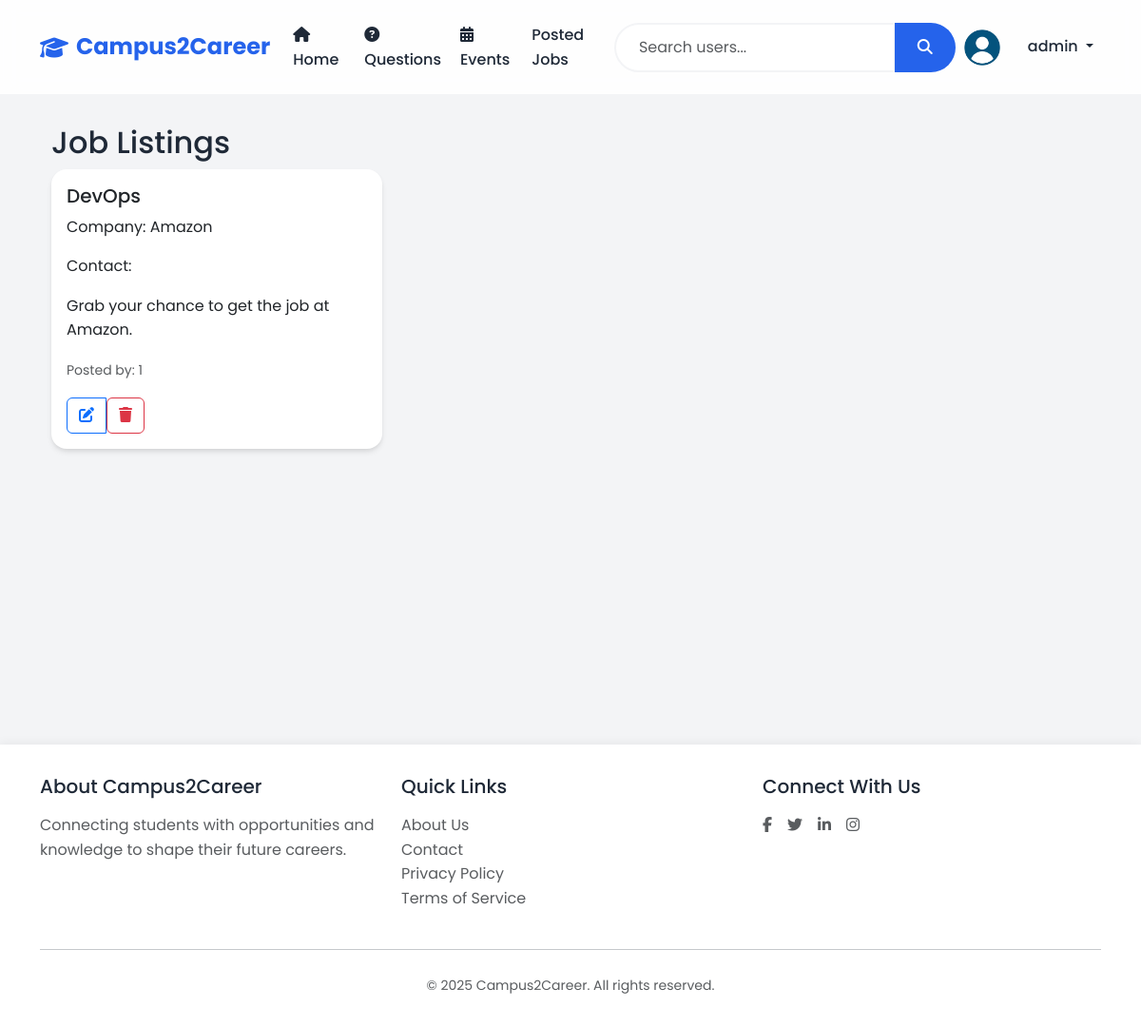
Page /jobs (signed in) on the earlier database version.
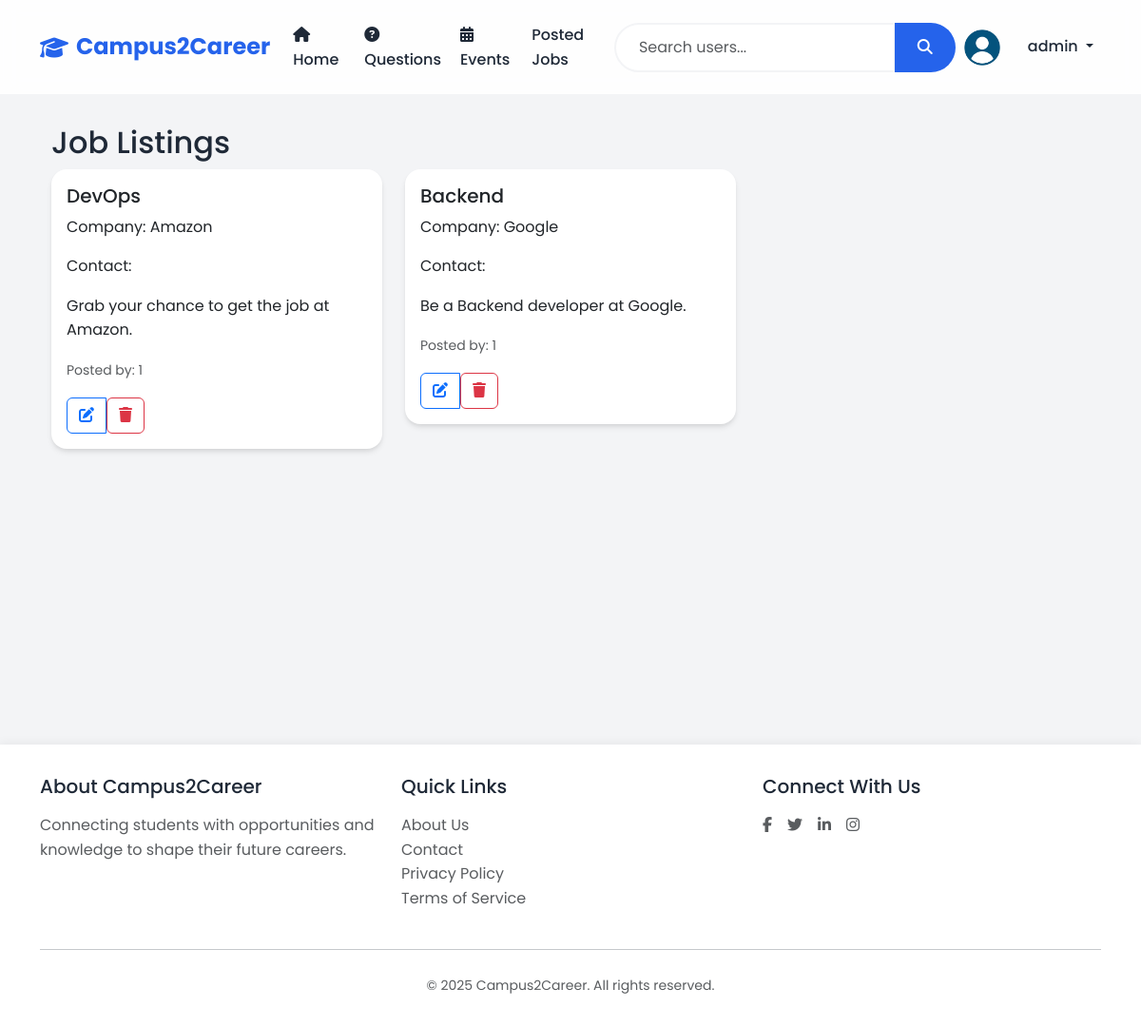
Same page on the later database version.
### models.py (models this page shows)
class Job(db.Model):
    id = db.Column(db.Integer, primary_key=True)
    title = db.Column(db.String(200), nullable=False)
    company = db.Column(db.String(100), nullable=False)
    description = db.Column(db.Text, nullable=False)
    requirements = db.Column(db.Text)
    created_at = db.Column(db.DateTime, default=datetime.utcnow)
    posted_by = db.Column(db.Integer, db.ForeignKey('user.id'), nullable=False)

### app.py (the view)
@app.route('/jobs')
def job_listings():
    jobs = Job.query.all()  # Fetch all jobs
    return render_template('jobs.html', jobs=jobs)

### app.py (called while the page is built)
@login_manager.user_loader
def load_user(user_id):
    return User.query.get(int(user_id))

### templates/jobs.html (shortened to what this page needs)
{% extends "base.html" %}
{% block content %}
<div class="container">
    <h2>Job Listings</h2>
    <div class="row">
        {% for job in jobs %}
        <div class="col-md-4">
            <div class="card mb-4">
                <div class="card-body">
                    <h5 class="card-title">{{ job.title }}</h5>
                    <p class="card-text">Company: {{ job.company }}</p>
                    <p class="card-text">Contact: {{ job.company_contact }}</p>
                    <p class="card-text">{{ job.description }}</p>
                    <p class="card-text"><small class="text-muted">Posted by: {{ job.posted_by }}</small></p>
                    <div class="btn-group">
                        <button class="btn btn-outline-primary" onclick="editJob('{{ job.id }}')" data-bs-toggle="tooltip" title="Edit Job">
                            <i class="fas fa-edit"></i>
                        </button>
                        <form method="POST" action="{{ url_for('admin_dashboard_action', action='delete_job') }}" style="display: inline;">
                            <button type="submit" class="btn btn-outline-danger" onclick="return confirm('Are you sure you want to delete this job?')" data-bs-toggle="tooltip" title="Delete Job">
                                <i class="fas fa-trash"></i>
                            </button>
                        </form>
                    </div>
                </div>
            </div>
        </div>
        {% endfor %}
    </div>
</div>
{% endblock %}

Differences in the rows shown:
added Job: title "Backend", company "Google", description "Be a Backend developer at Google.", posted_by "1"
